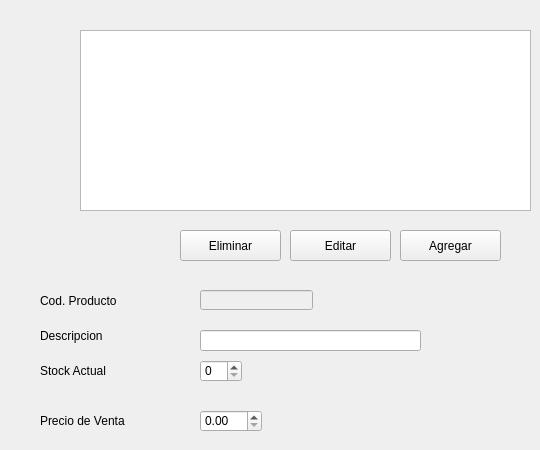
    <widget class="QWidget" name="tab_2">
     <attribute name="icon">
      <iconset>
       <normaloff>//server/resguardo/Juan Lozano/virtualBox/inventario-disponible.png</normaloff>//server/resguardo/Juan Lozano/virtualBox/inventario-disponible.png</iconset>
     </attribute>
     <attribute name="title">
      <string>Stock</string>
     </attribute>
     <widget class="QTableView" name="tablaStock">
      <property name="geometry">
       <rect>
        <x>80</x>
        <y>30</y>
        <width>451</width>
        <height>181</height>
       </rect>
      </property>
      <property name="editTriggers">
       <set>QAbstractItemView::NoEditTriggers</set>
      </property>
     </widget>
     <widget class="QLabel" name="label_7">
      <property name="geometry">
       <rect>
        <x>40</x>
        <y>280</y>
        <width>111</width>
        <height>41</height>
       </rect>
      </property>
      <property name="text">
       <string>Cod. Producto</string>
      </property>
     </widget>
     <widget class="QLabel" name="label_8">
      <property name="geometry">
       <rect>
        <x>40</x>
        <y>320</y>
        <width>81</width>
        <height>31</height>
       </rect>
      </property>
      <property name="text">
       <string>Descripcion</string>
      </property>
     </widget>
     <widget class="QLabel" name="label_9">
      <property name="geometry">
       <rect>
        <x>40</x>
        <y>360</y>
        <width>91</width>
        <height>21</height>
       </rect>
      </property>
      <property name="text">
       <string>Stock Actual</string>
      </property>
     </widget>
     <widget class="QLabel" name="label_10">
      <property name="geometry">
       <rect>
        <x>40</x>
        <y>400</y>
        <width>111</width>
        <height>41</height>
       </rect>
      </property>
      <property name="text">
       <string>Precio de Venta</string>
      </property>
     </widget>
     <widget class="QDoubleSpinBox" name="SpPrecio">
      <property name="geometry">
       <rect>
        <x>200</x>
        <y>410</y>
        <width>62</width>
        <height>22</height>
       </rect>
      </property>
      <property name="maximum">
       <double>100000.000000000000000</double>
      </property>
     </widget>
     <widget class="QSpinBox" name="spStock">
      <property name="geometry">
       <rect>
        <x>200</x>
        <y>360</y>
        <width>42</width>
        <height>22</height>
       </rect>
      </property>
      <property name="maximum">
       <number>1000</number>
      </property>
     </widget>
     <widget class="QLineEdit" name="txtDescripcion">
      <property name="geometry">
       <rect>
        <x>200</x>
        <y>330</y>
        <width>221</width>
        <height>21</height>
       </rect>
      </property>
     </widget>
     <widget class="QLineEdit" name="txtProducto">
      <property name="enabled">
       <bool>false</bool>
      </property>
      <property name="geometry">
       <rect>
        <x>200</x>
        <y>290</y>
        <width>113</width>
        <height>20</height>
       </rect>
      </property>
     </widget>
     <widget class="QPushButton" name="pushAgregarStock">
      <property name="geometry">
       <rect>
        <x>400</x>
        <y>230</y>
        <width>101</width>
        <height>31</height>
       </rect>
      </property>
      <property name="text">
       <string>Agregar</string>
      </property>
     </widget>
     <widget class="QPushButton" name="pushEditarStock">
      <property name="geometry">
       <rect>
        <x>290</x>
        <y>230</y>
        <width>101</width>
        <height>31</height>
       </rect>
      </property>
      <property name="text">
       <string>Editar</string>
      </property>
     </widget>
     <widget class="QPushButton" name="pushEliminarStock">
      <property name="geometry">
       <rect>
        <x>180</x>
        <y>230</y>
        <width>101</width>
        <height>31</height>
       </rect>
      </property>
      <property name="text">
       <string>Eliminar</string>
      </property>
     </widget>
    </widget>
